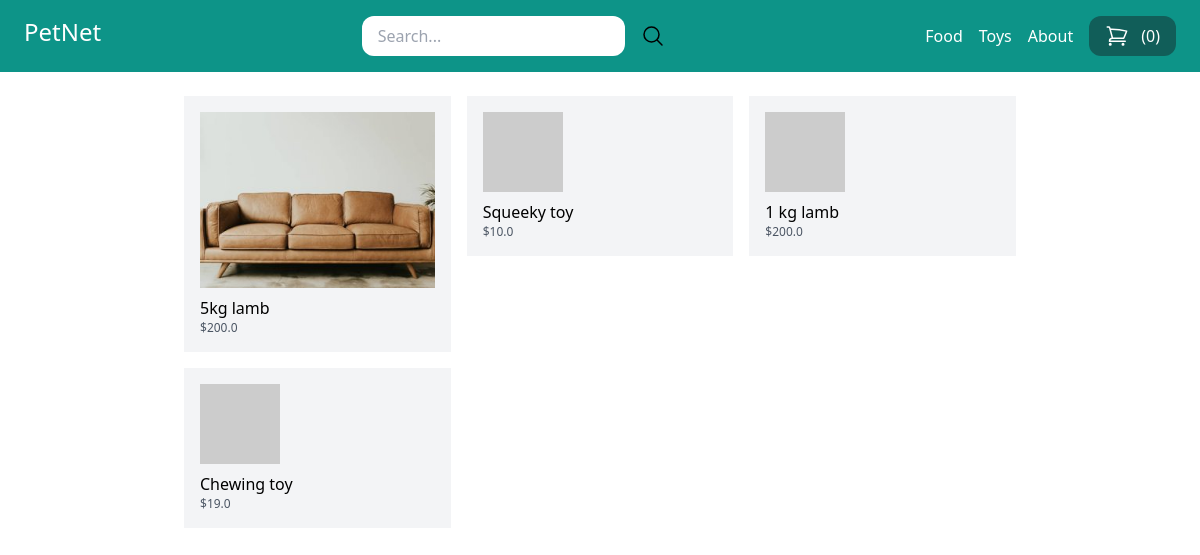
The page / on the database its author committed.
### store/models.py (models this page shows, shortened)
class Category(models.Model):
    title=models.CharField(max_length=50)
    slug=models.SlugField(max_length=50)
    class Meta:
        verbose_name_plural = 'Categories'

class Product(models.Model):
    DRAFT = 'draft'
    WAITING_APPROVAL = 'waitingapproval'
    ACTIVE = 'active'
    DELETED = 'deleted'
    STATUS_CHOICES = (
        (DRAFT,'Draft'),
        (WAITING_APPROVAL, 'Waiting approval'),
        (ACTIVE, 'Active'),
        (DELETED, 'Deleted'),
    )
    user = models.ForeignKey(User, related_name="products", on_delete=models.CASCADE)
    category = models.ForeignKey(Category, related_name="products", on_delete=models.CASCADE)
    title = models.CharField(max_length=50)
    slug = models.SlugField(max_length=50)
    description = models.TextField(blank=True)
    price = models.IntegerField()
    image = models.ImageField(upload_to= 'uploads/product_images/', blank=True, null=True)
    thumbnail = models.ImageField(upload_to='uploads/product_images/thumbnail/', blank=True,null=True)
    created_at = models.DateTimeField(auto_now_add=True)
    updated_at = models.DateTimeField(auto_now=True)
    status =models.CharField(max_length=50, choices=STATUS_CHOICES, default=ACTIVE)
    class Meta:
        ordering = ('-created_at',)
    def get_display_price(self):
        return self.price / 100
    def get_thumbnail(self):
        if self.thumbnail:
            return self.thumbnail.url
        else:
            if self.image:
                self.thumbnail = self.make_thumbnail(self.image)
                self.save()
                return self.thumbnail.url
            else:
                return 'https://via.placeholder.com/240x240x.jpg'

### core/views.py (the view)
# urls.py: path('', frontpage, name='frontpage'),
def frontpage(request):
    products = Product.objects.filter(status=Product.ACTIVE)[0:6]
    return render(request,'core/frontpage.html', {
        'products': products
})

### store/templatetags/menu.py (called while the page is built)
@register.inclusion_tag('core/menu.html')
def menu():
    categories = Category.objects.all()
    return {'categories': categories}

### core/templates/core/frontpage.html (shortened to what this page needs)
{% extends "core/base.html" %}
{% block content %}
    {% include 'store/partials/products.html' %}
{% endblock  %}

### core/templates/core/menu.html
{% for category in categories  %}
    <a href="{% url 'category_detail' category.slug %}" class="text-white">{{ category.title}}</a>
{% endfor %}
<a href="{% url "about" %}" class="text-white">About</a>

### store/templates/store/partials/products.html
<div class = "flex flex-wrap">
    {% for product in products %}
        <div class="product w-1/3 p-2">
            <div class = "p-4 bg-gray-100">
                <div class="image mb-2">
                    <img src="{{ product.get_thumbnail }}" alt="Image of {{ product.title }}">
                </div>
                <a href = "{% url "product_detail" product.category.slug product.slug %}">
                    <h2 class = "text - xl">{{ product.title }}</h2>
                <p class= "text-xs text-gray-600">${{ product.get_display_price }}</p>
                </a>
            </div>
        </div>
    {% endfor %}
</div>

### rows shown on the page
Category: title "Food"
Category: title "Toys"
Product: get_thumbnail (picture), title "5kg lamb", get_display_price "200.0"
Product: title "Squeeky toy", get_display_price "10.0"
Product: title "1 kg lamb", get_display_price "200.0"
Product: title "Chewing toy", get_display_price "19.0"

### other values the page prints
{{ cart|length }} "0"
